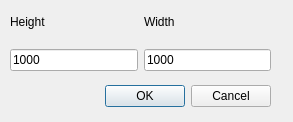
<?xml version="1.0" encoding="UTF-8"?>
<ui version="4.0">
 <class>Resize</class>
 <widget class="QDialog" name="Resize">
  <property name="geometry">
   <rect>
    <x>0</x>
    <y>0</y>
    <width>293</width>
    <height>122</height>
   </rect>
  </property>
  <property name="windowTitle">
   <string>Resize image</string>
  </property>
  <property name="locale">
   <locale language="English" country="UnitedStates"/>
  </property>
  <property name="sizeGripEnabled">
   <bool>false</bool>
  </property>
  <widget class="QDialogButtonBox" name="buttonBox">
   <property name="geometry">
    <rect>
     <x>70</x>
     <y>80</y>
     <width>201</width>
     <height>32</height>
    </rect>
   </property>
   <property name="orientation">
    <enum>Qt::Horizontal</enum>
   </property>
   <property name="standardButtons">
    <set>QDialogButtonBox::Cancel|QDialogButtonBox::Ok</set>
   </property>
  </widget>
  <widget class="QWidget" name="gridLayoutWidget">
   <property name="geometry">
    <rect>
     <x>10</x>
     <y>0</y>
     <width>261</width>
     <height>71</height>
    </rect>
   </property>
   <layout class="QGridLayout" name="gridLayout">
    <item row="0" column="0">
     <widget class="QLabel" name="label">
      <property name="text">
       <string>Height</string>
      </property>
     </widget>
    </item>
    <item row="1" column="0">
     <widget class="QLineEdit" name="height">
      <property name="text">
       <string>1000</string>
      </property>
     </widget>
    </item>
    <item row="1" column="1">
     <widget class="QLineEdit" name="width">
      <property name="text">
       <string>1000</string>
      </property>
     </widget>
    </item>
    <item row="0" column="1">
     <widget class="QLabel" name="label_2">
      <property name="text">
       <string>Width</string>
      </property>
     </widget>
    </item>
   </layout>
  </widget>
 </widget>
 <resources/>
 <connections>
  <connection>
   <sender>buttonBox</sender>
   <signal>accepted()</signal>
   <receiver>Resize</receiver>
   <slot>accept()</slot>
   <hints>
    <hint type="sourcelabel">
     <x>248</x>
     <y>254</y>
    </hint>
    <hint type="destinationlabel">
     <x>157</x>
     <y>274</y>
    </hint>
   </hints>
  </connection>
  <connection>
   <sender>buttonBox</sender>
   <signal>rejected()</signal>
   <receiver>Resize</receiver>
   <slot>reject()</slot>
   <hints>
    <hint type="sourcelabel">
     <x>316</x>
     <y>260</y>
    </hint>
    <hint type="destinationlabel">
     <x>286</x>
     <y>274</y>
    </hint>
   </hints>
  </connection>
 </connections>
</ui>
